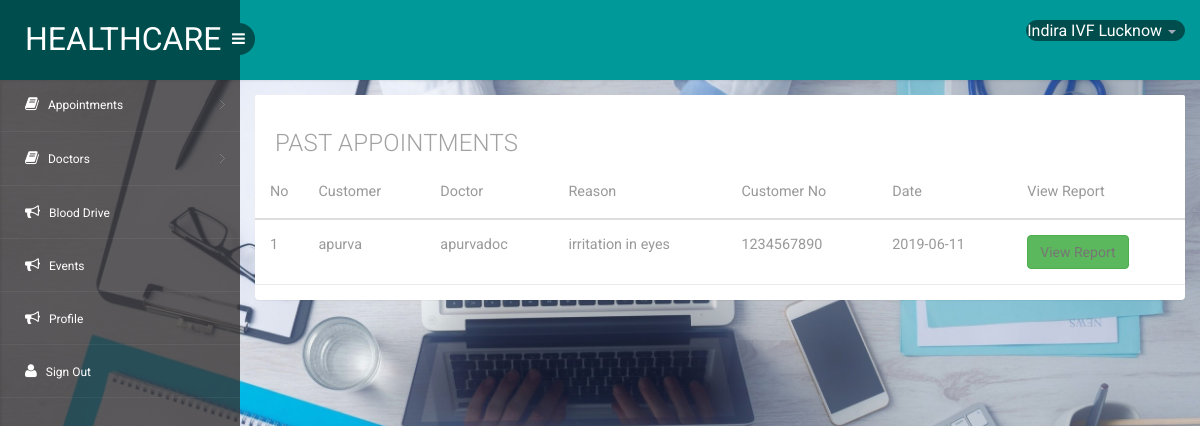
The page /hospital/appointments.php?type=0 (signed in) on the database its author committed.
### tables this page shows
CREATE TABLE IF NOT EXISTS `hospital` (
  `h_id` varchar(255) NOT NULL,
  `hname` varchar(255) NOT NULL,
  `haddr` varchar(255) NOT NULL,
  `lat` double NOT NULL,
  `lng` double NOT NULL,
  `hmail` varchar(255) NOT NULL,
  `hpassword` varchar(255) NOT NULL,
  `hphone` varchar(13) NOT NULL,
  `hash` varchar(255) NOT NULL,
  `active` int(11) NOT NULL DEFAULT '0'
);

CREATE TABLE IF NOT EXISTS `appointments` (
  `aid` int(11) NOT NULL AUTO_INCREMENT,
  `uid` int(11) NOT NULL,
  `did` int(11) NOT NULL,
  `date` date NOT NULL,
  `approval` int(11) NOT NULL DEFAULT '0',
  `reason` text NOT NULL,
  PRIMARY KEY (`aid`)
);

CREATE TABLE IF NOT EXISTS `users` (
  `id` int(11) NOT NULL AUTO_INCREMENT,
  `username` varchar(100) NOT NULL,
  `email` varchar(255) NOT NULL,
  `password` varchar(255) DEFAULT NULL,
  `phone` varchar(13) DEFAULT NULL,
  `emer1` varchar(13) DEFAULT NULL,
  `emer2` varchar(13) DEFAULT NULL,
  `addr` text,
  `dob` date DEFAULT NULL,
  `avatar` varchar(255) NOT NULL,
  `aadhar` int(11) DEFAULT NULL,
  `hash` varchar(255) NOT NULL,
  `active` int(11) NOT NULL DEFAULT '0',
  `pincode` int(6) DEFAULT NULL,
  `bloodgroup` varchar(3) DEFAULT NULL,
  `medicalHis` text,
  `infoUpdated` int(11) NOT NULL DEFAULT '0',
  `user_type` int(11) NOT NULL,
  PRIMARY KEY (`id`)
);

### hospital/includes/pastAppointments.php (the view, shortened to what this page needs)
<div class="row">
    <div class="col-sm-12 mail-w3agile">
        <section class="panel">
            <header class="panel-heading wht-bg">
             <h4 class="gen-case">Past Appointments</h4>
         </header>
         <div class="panel-body minimal">
            <div class="table-inbox-wrap ">
                <table class="table table-inbox table-hover">
                        <?php
                        $date1 =  date('Y-m-d');
                        $query = "SELECT * FROM ((appointments INNER JOIN users ON appointments.uid=users.id) INNER JOIN doctor ON doctor.hid='{$_SESSION['h_id']}' AND appointments.did=doctor.did) WHERE approval=1 AND appointments.date<'{$date1}' LIMIT 1";
                       $result = mysqli_query($conn,$query);
                        if (mysqli_num_rows($result)>0) {
                            ?>
                            <th>No</th>
                            <th>Customer</th>
                            <th>Doctor</th>
                            <th>Reason</th>
                            <th>Customer No</th>
                            <th>Date</th>
                            <th>View Report</th>
                    <tbody>
                            <?php
                            while ($row = mysqli_fetch_assoc($result)) {
                                ?>
                                <tr class="">
                                    <td class="inbox-small-cells">1</td>
                                    <td class="view-message dont-show" ><?php echo $row['username']?></td>
                                    <?php
                                    $query1 = "SELECT * FROM doctor INNER JOIN users ON doctor.uid=users.id AND doctor.hid='{$_SESSION['h_id']}' WHERE dapproved=1 LIMIT 1";
                                    $result1 = mysqli_query($conn,$query1);
                                    $row1 = mysqli_fetch_assoc($result1);
                                    ?>
                                    <td class="view-message dont-show" ><?php echo $row1['username']?></td>
                                    <td class="view-message dont-show" ><?php echo $row['reason']?></td>
                                    <td class="view-message dont-show" ><?php echo $row['phone']?></td>
                                    <td class="view-message dont-show" ><?php echo $row['date']?></td>
                                    <td> <a href="#myModal" data-toggle="modal" class="btn btn-success">View Report</a></td>
                                </tr>
                            <?php }} ?>
                        </tbody>
                    </table>
                </div>
            </div>
        </section>
    </div>
</div>

### hospital/includes/header.php (shortened to what this page needs)
 <?php include("includes/connection.php"); ?>
<!DOCTYPE html>
<head>
<link rel="stylesheet" href="css/bootstrap.min.css" >
<link href="css/style.css" rel='stylesheet' type='text/css' />
<link href="css/style-responsive.css" rel="stylesheet"/>
<link rel="stylesheet" href="css/font.css" type="text/css"/>
<link href="css/font-awesome.css" rel="stylesheet">
<link rel="stylesheet" href="css/morris.css" type="text/css"/>
<link rel="stylesheet" href="css/monthly.css">
<link rel="stylesheet" href="css/style2.css">
    <link href="css/wickedpicker.css" rel="stylesheet" type='text/css' media="all" />
</head>
<body>
<section id="container">
<header class="header fixed-top clearfix">
<div class="brand">
    <a href="index.php" class="logo">HealthCare</a>
    <div class="sidebar-toggle-box">
        <div class="fa fa-bars"></div>
    </div>
</div>
<div class="top-nav clearfix">
    <ul class="nav pull-right top-menu">
        <?php
            $h_id = $_SESSION['h_id'];
            $query = "SELECT * FROM hospital WHERE h_id='{$h_id}'";
            $result = mysqli_query($conn,$query);
            $row = mysqli_fetch_assoc($result);
        ?>
        <li class="dropdown">
            <a data-toggle="dropdown" class="dropdown-toggle" href="#">
                <span class="name"><?php echo $row['hname']?></span>
                <b class="caret"></b>
            </a>
        </li>
    </ul>
</div>
</header>
<aside>
    <div id="sidebar" class="nav-collapse">
        <div class="leftside-navigation">
            <ul class="sidebar-menu" id="nav-accordion">
                <li class="sub-menu">
                    <a href="javascript:;">
                        <i class="fa fa-book"></i>
                        <span>Appointments</span>
                    </a>
                </li>
                <li class="sub-menu">
                    <a href="javascript:;">
                        <i class="fa fa-book"></i>
                        <span>Doctors</span>
                    </a>
                </li>
                <li>
                    <a href="blood.php">
                        <i class="fa fa-bullhorn"></i>
                        <span>Blood Drive</span>
                    </a>
                </li>
                <li>
                    <a href="events.php">
                        <i class="fa fa-bullhorn"></i>
                        <span>Events</span>
                    </a>
                </li>
                <li>
                    <a href="profile.php">
                        <i class="fa fa-bullhorn"></i>
                        <span>Profile</span>
                    </a>
                </li>
                <li>
                    <a href="../signout.php">
                        <i class="fa fa-user"></i>
                        <span>Sign Out</span>
                    </a>
                </li>
            </ul>            </div>
    </div>
</aside>

### hospital/css/style.css (style rules this page uses)
h4, h5, h6, h1, h2, h3 { margin: 0; }
ul, ol { margin: 0; }
html, body { font-family: 'Roboto', sans-serif; font-size: 100%; overflow-x: hidden; background: url(../images/bgdoc.jpg) no-repeat 0px 0px; background-size:cover; }
body a { transition: 0.5s all ease; -webkit-transition: 0.5s all ease; -moz-transition: 0.5s all ease; -o-transition: 0.5s all ease; -ms-transition: 0.5s all ease; text-decoration:none; }
h1,h2,h3,h4,h5,h6 { margin:0; }
ul,label { margin:0; padding:0; }
#sidebar { width:240px; height:100%; position:fixed; background:rgba(52, 48, 48, 0.78); -webkit-transition:all .3s ease-in-out; -moz-transition:all .3s ease-in-out; -o-transition:all .3s ease-in-out; transition:all .3s ease-in-out; }
#sidebar ul li { position: relative; }
.leftside-navigation,.right-stat-bar { height: 100%; }
ul.sidebar-menu,ul.sidebar-menu li ul.sub { margin:-2px 0 0; padding:0; }
ul.sidebar-menu { padding-top:80px; }
ul.sidebar-menu li { border-bottom:1px solid rgba(255,255,255,0.05); }
ul.sidebar-menu li.sub-menu { line-height:15px; }
ul.sidebar-menu li a span { display:inline-block; }
ul.sidebar-menu li a { color:#fff; text-decoration:none; display:block; padding:18px 0 18px 25px; font-size:12px; outline:none; -webkit-transition:all 0.3s ease; -moz-transition:all 0.3s ease; -o-transition:all 0.3s ease; -ms-transition:all 0.3s ease; transition:all 0.3s ease; }
ul.sidebar-menu li a i { font-size:15px; padding-right:6px; }
.header { left:0; right:0; z-index:1002; background:#009999; -webkit-transition:all .3s ease-in-out; -moz-transition:all .3s ease-in-out; -o-transition:all .3s ease-in-out; transition:all .3s ease-in-out; }
.fixed-top { position:fixed; box-shadow:1px 0 3px rgba(0,0,0,.15); }
.brand { background:#004d4d; float:left; width:240px; height:80px; position:relative; }
a.logo { font-size:32px; color:#fff; float:left; margin:20px 0 0 25px; text-transform:uppercase; }
#top_menu .nav>li,ul.top-menu>li { float:left; }
ul.top-menu { margin-right:15px; margin-top: 0; }
ul.top-menu > li > a { color: #fff; font-size: 16px; background: #004d4d; padding: 4px 8px; margin-right: 15px; border-radius: 50%; -webkit-border-radius: 50%; padding-right: 8px !important; }
.top-nav { margin-top:20px; }
.top-nav ul.top-menu>li>a { border-radius: 100px; -webkit-border-radius: 100px; padding: 0px; background: none; margin-right: 0; border: 1px solid #004d4d; background: #004d4d; }
.top-nav ul.top-menu>li { margin-left:10px; }
.top-nav .nav .caret { border-bottom-color:#A4AABA; border-top-color:#A4AABA; }
.sidebar-toggle-box { float:left; margin-top:23px; margin-left:-15px; background:#004d4d; border-radius:50%; -webkit-border-radius:50%; width:32px; height:32px; position:absolute; right:-15px; }
.sidebar-toggle-box .fa-bars { cursor:pointer; display:inline-block; font-size:15px; padding:8px 8px 8px 9px; color:#fff; }
.panel-heading { position: relative; height: 57px; line-height: 57px; letter-spacing: 0.2px; color: #000; font-size: 18px; font-weight: 400; padding: 0 16px; background:#ddede0; border-top-right-radius: 2px; border-top-left-radius: 2px; text-transform: uppercase; text-align: center; }
.panel { border: none ! important; }
.table>tbody>tr>td, .table>tbody>tr>th, .table>tfoot>tr>td, .table>tfoot>tr>th, .table>thead>tr>td, .table>thead>tr>th { border-bottom: 1px solid #e9e9e9 ! important; }
.table > thead > tr > th, .table > tbody > tr > th, .table > tfoot > tr > th, .table > thead > tr > td, .table > tbody > tr > td, .table > tfoot > tr > td { border-top: none !important; }
.table td, .table>tbody>tr>td, .table>tbody>tr>th, .table>tfoot>tr>td, .table>tfoot>tr>th, .table>thead>tr>td, .table>thead>tr>th { padding: 15px!important; }
.table > thead > tr > th, .table > tbody > tr > th, .table > tfoot > tr > th, .table > thead > tr > td, .table > tbody > tr > td, .table > tfoot > tr > td { font-size: 0.9em; color: #999; border-top: none !important; }
.wht-bg { background: #fff; padding: 20px; }
.wht-bg h4 { font-size:24px; color:#a2a2a2; font-weight:300; text-align:left; }
.table-inbox-wrap { margin:0 -15px; }
.table-inbox { margin:0; }
.table-inbox tr td { padding:12px !important; }
.table-inbox tr td:first-child { width:5%; }
.table-inbox tr a { color: #767676; }

### rows shown on the page
hospital: hname "Indira IVF Lucknow"
appointments: users.username "apurva", users.username "apurvadoc", reason "irritation in eyes", users.phone "1234567890", date "2019-06-11"
